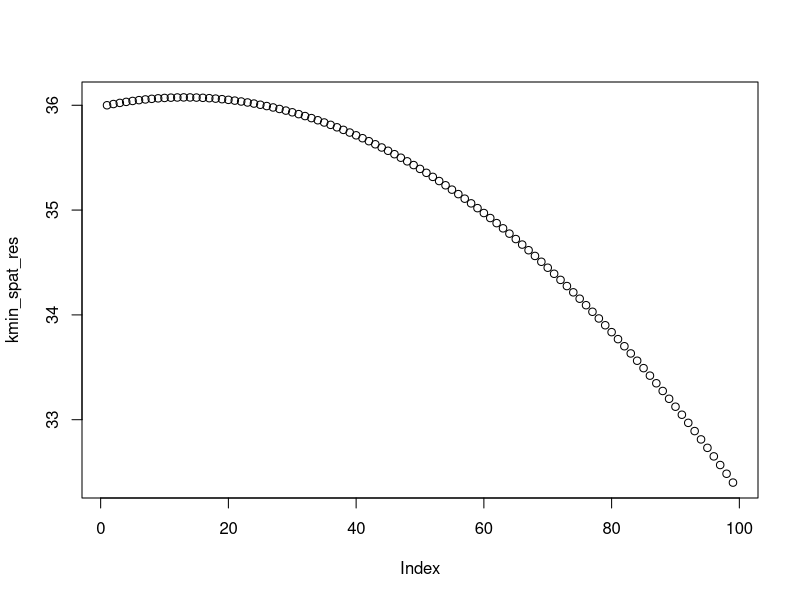
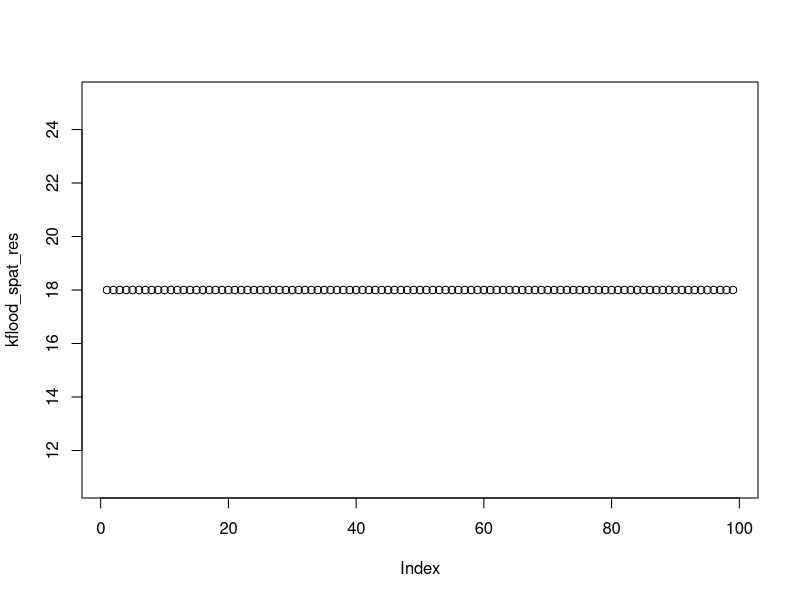

Source code (R) for these figures, in order: (Note: this script raises an error after producing the figures.)
rm(list = ls())
graphics.off()

# Interpolation function passing by some specific nodes:
interpolation_specific_points <- function(total_points = 100,
                                          specific_nodes) {
    if (total_points <= length(specific_nodes)) stop("Total points defined is lower or equal to the specific points required. Please either increase the number of total_points or avoid to used interpolation function")

    # Order specific_nodes
    specific_nodes <- sort(specific_nodes)

    # Calculate the intervals between the specific points
    intervals <- diff(specific_nodes)
    # Distribute the number of points proportionally to each interval
    total_local_points <- total_points - 1 # last value during diff function
    points_per_interval_float <- (intervals / sum(intervals)) * total_local_points

    points_per_interval <- round(points_per_interval_float)

    # Generate sub-sequences for each interval, excluding the duplicate endpoint
    specific_seq_temp <- unlist(mapply(
        function(start, end, n) seq(start, end, length.out = n + 1)[-(n + 1)], # Exclude the endpoint
        specific_nodes[-length(specific_nodes)], # Start of each interval
        specific_nodes[-1], # End of each interval
        points_per_interval # Number of points per interval
    ))

    # Add the final endpoint manually
    specific_seq <-
        c(
            specific_seq_temp,
            last(specific_nodes)
        )


    if (!all(specific_nodes %in% specific_seq)) stop("Distance so close, increase number of interpolate KP to get all points required")

    return(specific_seq)
}

last <- function(data) {
    tail(data, n = 1)
}

getlegendre <- function(
    polynomial_degree,
    covariate_discretization) {
    if (length(unique(covariate_discretization)) == 1) {
        stop("covariate_discretization must contain more than one unique value")
    }
    normalized_values <- 2 * (covariate_discretization - min(covariate_discretization)) / (max(covariate_discretization) - min(covariate_discretization)) - 1

    # Write co variant matrix for main channel
    # Create an empty data frame and fill it with polynomial values
    legendre_df_covariate <- data.frame(x = normalized_values) # Start with x values
    legendre_df <- legendre_df_covariate

    if (polynomial_degree < 0) stop("The polynomial degree must be positive")
    if (any(!dplyr::between(normalized_values, -1, 1))) stop("Range of normalized_values should be between [-1,1]")

    if (polynomial_degree == 0) {
        return(rep(1, length(normalized_values)))
    }
    if (polynomial_degree == 1) {
        return(normalized_values)
    }

    # P_0(normalized_values) = 1
    Pn_1 <- rep(1, length(normalized_values))
    # P_1(normalized_values) = normalized_values
    Pn <- normalized_values

    for (k in 1:(polynomial_degree - 1)) {
        P_next <- ((2 * k + 1) * normalized_values * Pn - k * Pn_1) / (k + 1)
        Pn_1 <- Pn
        Pn <- P_next
    }
    return(Pn)
}

# Function to get covariate in Legendre polynomial
getCovariate_Legendre <- function(max_polynomial_degree, ...) {
    if (!(max_polynomial_degree >= 0 && max_polynomial_degree == floor(max_polynomial_degree))) stop("max_polynomial_degree must be a positive integer")

    # Capture the first argument passed via ...
    args <- list(...)
    # Check if required arguments are present
    if (!("covariate_discretization" %in% names(args))) {
        stop("covariate_discretization must be provided as a named argument")
    }
    # Extract covariate_discretization
    covariate_discretization <- args$covariate_discretization

    Z <- matrix(
        data = 0,
        nrow = length(covariate_discretization),
        ncol = max_polynomial_degree + 1 # Because degrees start at 0
    )
    for (polynomial_degree in seq(0, max_polynomial_degree)) {
        Z[, polynomial_degree + 1] <- getlegendre(
            polynomial_degree = polynomial_degree,
            covariate_discretization = covariate_discretization
        )
    }

    return(Z)
}



write_RUGFile <- function(RUG_path,
                          RUGFile_data,
                          RUG_format) {
    # Open a .RUG file for writing
    fileConn <- file(RUG_path, "w")
    # Write the first line as a comment
    writeLines("* This file is generated by PAMHYR, please don't modify", fileConn)
    formatted_lines <- sapply(1:nrow(RUGFile_data), function(i) {
        sprintf(
            RUG_format,
            "K",
            RUGFile_data$id_reach[i],
            RUGFile_data$KP_start[i],
            RUGFile_data$KP_end[i],
            RUGFile_data$Kmin[i],
            RUGFile_data$Kflood[i]
        )
    })

    # Write the formatted lines to the file
    writeLines(formatted_lines, fileConn)


    # Close the file
    close(fileConn)
}

# Function to assign reach to a grid
assign_reach_from_a_grid <- function(reach_KP_boundaries, grid, Logical_decreasing) {
    grid_with_reaches <- data.frame(
        reaches = rep(NA, length(grid)),
        grid = rep(NA, length(grid))
    )

    if (nrow(reach_KP_boundaries) == 1) {
        all_set <- dplyr::between(grid, reach_KP_boundaries$KP_start, reach_KP_boundaries$KP_end)
        if (!all(all_set)) stop("reach_KP_boundaries must contain all grid")
        grid_with_reaches$reaches[which(all_set)] <- reach_KP_boundaries$reach[1]
        grid_with_reaches$grid[which(all_set)] <- grid
    } else {
        if (Logical_decreasing) {
            # Include end (right) and exclude start (left)
            for (i in 1:nrow(reach_KP_boundaries)) {
                if (i != nrow(reach_KP_boundaries)) {
                    idx_position_reaches <- which(
                        grid > reach_KP_boundaries$KP_start[i] &
                            grid <= reach_KP_boundaries$KP_end[i]
                    )
                } else {
                    idx_position_reaches <- which(
                        grid >= reach_KP_boundaries$KP_start[i] &
                            grid <= reach_KP_boundaries$KP_end[i]
                    )
                }

                grid_with_reaches$reaches[idx_position_reaches] <- reach_KP_boundaries$reach[i]
                grid_with_reaches$grid[idx_position_reaches] <- grid[idx_position_reaches]
            }
        } else {
            # Include start (left) and exclude end (right)
            for (i in 1:nrow(reach_KP_boundaries)) {
                if (i != nrow(reach_KP_boundaries)) {
                    idx_position_reaches <- which(
                        grid >= reach_KP_boundaries$KP_start[i] &
                            grid < reach_KP_boundaries$KP_end[i]
                    )
                } else {
                    idx_position_reaches <- which(
                        grid >= reach_KP_boundaries$KP_start[i] &
                            grid <= reach_KP_boundaries$KP_end[i]
                    )
                }


                grid_with_reaches$reaches[idx_position_reaches] <- reach_KP_boundaries$reach[i]
                grid_with_reaches$grid[idx_position_reaches] <- grid[idx_position_reaches]
            }
        }
    }

    if (any(is.na(grid_with_reaches))) {
        return(stop("Some values in the vector reaches have not been assigned"))
    }
    return(grid_with_reaches)
}

#####################

Input_MR <- data.frame(
    reach = c(1, 2, 3),
    KP_start = c(0, 0, 18),
    KP_end = c(18, 20, 25)
)

Input_XR <- list(
    MR = c(1, 3),
    TR = c(2)
)

Key_Info_XR_MR <- vector(mode = "list", length = length(Input_XR))
names(Key_Info_XR_MR) <- names(Input_XR)
for (i in seq_along(Key_Info_XR_MR)) {
    # Get information from MH by XR
    mask_MR_by_XR <- Input_MR[match(Input_XR[[i]], Input_MR$reach), ]
    # Input_MR[which(Input_MR$reach %in% Input_XR[[i]]), ]

    if (nrow(mask_MR_by_XR) != 1) {
        if (all(diff(mask_MR_by_XR$KP_start) < 0)) {
            Logical_decreasing <- TRUE

            mask_MR_by_XR <- mask_MR_by_XR %>%
                rename(
                    KP_start = KP_end,
                    KP_end = KP_start
                )
        } else if (all(diff(mask_MR_by_XR$KP_start) > 0)) {
            Logical_decreasing <- FALSE
        } else {
            stop("All KP_start values must be increased or decreased")
        }
    } else if (nrow(mask_MR_by_XR) == 0) {
        stop("Any matched found between MR and XR, please verify")
    } else {
        if ((mask_MR_by_XR$KP_start - mask_MR_by_XR$KP_end) < 0) {
            Logical_decreasing <- FALSE
        } else {
            Logical_decreasing <- TRUE

            mask_MR_by_XR <- mask_MR_by_XR %>%
                rename(
                    KP_start = KP_end,
                    KP_end = KP_start
                )
        }
    }


    # Get nodes of MR
    MR_nodes <- unique(c(
        mask_MR_by_XR$KP_start,
        mask_MR_by_XR$KP_end
    ))
    MR_nodes <- sort(MR_nodes, decreasing = Logical_decreasing)

    Key_Info_XR_MR[[i]]$MR_nodes <- MR_nodes

    # Grid from interpolation passing by MR_nodes
    # KP_MR_nodes is defined by XR
    KP_MR_nodes <- interpolation_specific_points(
        total_points = 100,
        specific_nodes = MR_nodes
    )

    KP_MR_nodes <- sort(KP_MR_nodes, decreasing = Logical_decreasing)

    # Assign reach at the KP_MR_nodes
    KP_reach_MR_nodes <- assign_reach_from_a_grid(
        reach_KP_boundaries = mask_MR_by_XR,
        grid = KP_MR_nodes,
        Logical_decreasing = Logical_decreasing
    )

    # These information allow build RUGFile
    if (Logical_decreasing) {
        RUGFile <- data.frame(
            id_reach = KP_reach_MR_nodes$reaches[-nrow(KP_reach_MR_nodes)],
            KP_start = KP_reach_MR_nodes$grid[-1],
            KP_end = KP_reach_MR_nodes$grid[-nrow(KP_reach_MR_nodes)],
            Kmin = 0,
            Kflood = 0
        )
    } else {
        RUGFile <- data.frame(
            id_reach = KP_reach_MR_nodes$reaches[-nrow(KP_reach_MR_nodes)],
            KP_start = KP_reach_MR_nodes$grid[-nrow(KP_reach_MR_nodes)],
            KP_end = KP_reach_MR_nodes$grid[-1],
            Kmin = 0,
            Kflood = 0
        )
    }
    Key_Info_XR_MR[[i]]$RUGFile <- RUGFile
    # Now, the middle value of each interval is taken to get the KP_grid, which will be used for all the calculations

    # Calculate the middle value for each row
    Key_Info_XR_MR[[i]]$KP_grid <- (RUGFile$KP_start + RUGFile$KP_end) / 2
    Key_Info_XR_MR[[i]]$reach <- RUGFile$id_reach
    Key_Info_XR_MR[[i]]$Logical_decreasing <- Logical_decreasing
}


##########
kmin_spat <- list(
    MR = c(35, -1.8, -0.8),
    TR = c(30, -2.5, -0.8)
)

kflood_spat <- list(
    MR = c(18),
    TR = c(18)
)

spatialisation_results <- list()
for (i in 1:length(Key_Info_XR_MR)) {
    Z <- getCovariate_Legendre(
        max_polynomial_degree = 2,
        covariate_discretization = Key_Info_XR_MR[[i]]$KP_grid
    )
    Zflood <- getCovariate_Legendre(
        max_polynomial_degree = 0,
        covariate_discretization = Key_Info_XR_MR[[i]]$KP_grid
    )

    kmin_spat_res <- Z %*% kmin_spat[[i]]
    kflood_spat_res <- Zflood %*% kflood_spat[[i]]


    plot(kmin_spat_res)
    plot(kflood_spat_res)
    spatialisation_results[[i]] <- data.frame(
        id_reach = i,
        KP_start = Key_Info_XR_MR[[i]]$RUGFile$KP_start,
        KP_end = Key_Info_XR_MR[[i]]$RUGFile$KP_end,
        Kmin = kmin_spat_res,
        Kflood = kflood_spat_res,
        K_covariate = Key_Info_XR_MR[[i]]$KP_grid
    )

    RUG_path <- paste0("/home/famendezrios/Documents/These/VSCODE-R/HydroBayes/HydroBayes_git/data/data-raw/Synthetic_case/Codes_synthetic_friction/Simplified_Rect/RUGFile_spatialized_reach", i, ".RUG")
    # RUG_path <- paste0("/home/famendezrios/Documents/These/VSCODE-R/HydroBayes/HydroBayes_git/data/data-raw/Synthetic_case/Codes_synthetic_friction/simplified/RUGFile_spatialized_reach", i, ".RUG")


    write_RUGFile(
        RUG_path = RUG_path,
        RUGFile_data = spatialisation_results[[i]],
        RUG_format = "%1s%3d      %10.3f%10.3f%10.2f%10.2f"
    )
}

RUGFile_data <- do.call(rbind, spatialisation_results)

RUG_path <- "/home/famendezrios/Documents/These/VSCODE-R/HydroBayes/HydroBayes_git/data/data-raw/Synthetic_case/Codes_synthetic_friction/Simplified_Rect/RUGFile_spatialized.RUG"
# RUG_path <- "/home/famendezrios/Documents/These/VSCODE-R/HydroBayes/HydroBayes_git/data/data-raw/Synthetic_case/Codes_synthetic_friction/simplified/RUGFile_spatialized.RUG"


write_RUGFile(
    RUG_path = RUG_path,
    RUGFile_data = RUGFile_data,
    RUG_format = "%1s%3d      %10.3f%10.3f%10.2f%10.2f"
)
